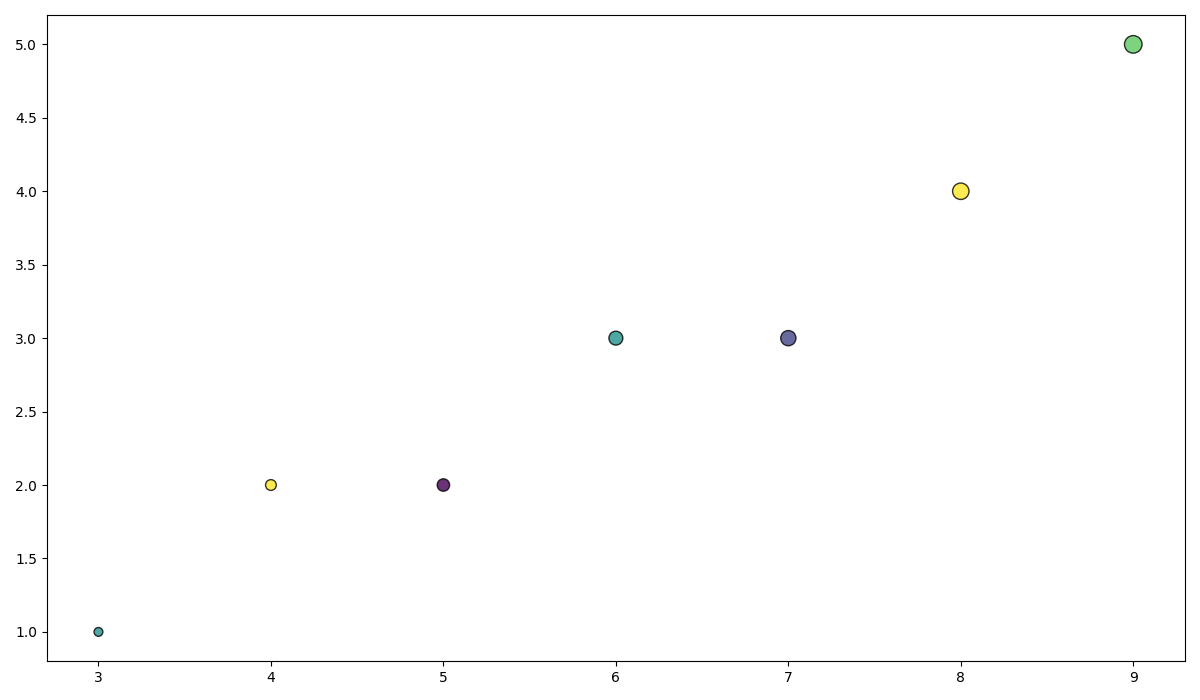

Python code for this plot:
import matplotlib.pyplot as plt
import numpy as np

hours_of_coding = np.array([5, 6, 8, 7, 9, 4, 3])
caffeine_consumption = np.array([2, 3, 4, 3, 5, 2, 1])
tiredness_level = np.array([4, 5, 7, 6, 8, 3, 2])
marker_sizes = tiredness_level * 20

# Shuffled colors manually
colors = np.array([
    [0.267004, 0.004874, 0.329415, 1.],  # Previously color for point 1, now assigned to point 3
    [0.127568, 0.566949, 0.550556, 1.],  # Previously color for point 4, now assigned to point 5
    [0.993248, 0.906157, 0.143936, 1.],  # Previously color for point 7, now assigned to point 6
    [0.253935, 0.265254, 0.529983, 1.],  # Previously color for point 3, now assigned to point 1
    [0.369214, 0.788888, 0.382914, 1.],  # Previously color for point 6, now assigned to point 2
    [0.993248, 0.906157, 0.143936, 1.],  # Previously color for point 2, now assigned to point 4
    [0.127568, 0.566949, 0.550556, 1.]   # Previously color for point 5, now assigned to point 7
])

plt.figure(figsize=(12, 7))
plt.scatter(hours_of_coding, caffeine_consumption, s=marker_sizes, c=colors, alpha=0.8, edgecolors='black', linewidth=1, cmap='viridis')

plt.tight_layout()
plt.show()
